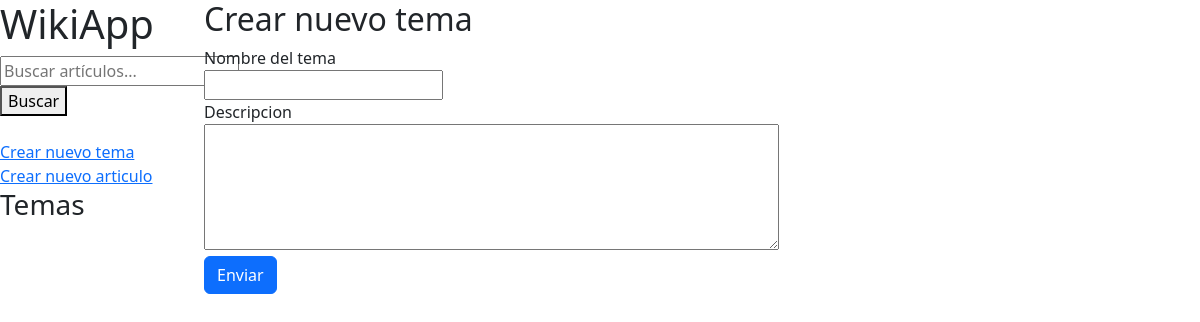
The page /vista_crear_nuevo_tema on the database as committed earlier.
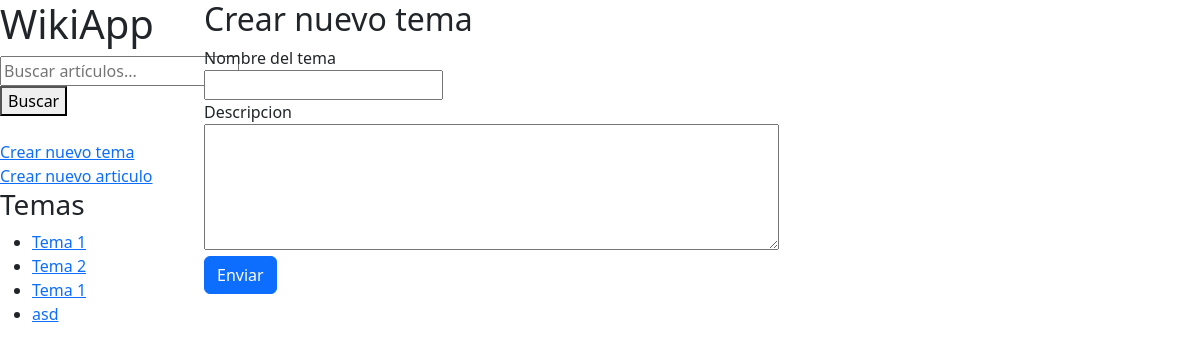
The same page on the database as committed later.
### wikiApp/models.py (models this page shows)
class temaWiki(models.Model):
    nombreTema = models.CharField(max_length=128, null=True, blank=True)
    descripcionTema = models.CharField(max_length=512, null=True, blank=True)

### wikiApp/views.py (the view, shortened to what this page needs)
# urls.py: path('vista_crear_nuevo_tema',views.vista_crear_nuevo_tema,name='vista_crear_nuevo_tema'),
def vista_crear_nuevo_tema(request):
    return render(request,'vista_crear_nuevo_tema.html', {
        'listaTemas':temaWiki.objects.all()
    })

### wikiApp/templates/vista_crear_nuevo_tema.html (shortened to what this page needs)
{% extends "layout.html" %}
{% block contenido %}
   <h2>Crear nuevo tema</h2>
   <form class="row" method="post" action="{% url 'wikiApp:vista_crear_nuevo_tema' %}">
        <div>
            <label>Nombre del tema</label>
            <br>
            <input type="text" name="nombreTema">
        </div>
        <div>
            <label>Descripcion</label>
            <br>
            <textarea rows="5" cols="60" name="descripcionTema"></textarea>
        </div>
        <div>
            <button type="submit" class="btn btn-primary">Enviar</button>
        </div>
   </form>
{% endblock %}

### wikiApp/templates/layout.html (shortened to what this page needs)
<!DOCTYPE html>
<html>
    <head>
        <link href="https://cdn.jsdelivr.net/npm/bootstrap@5.3.0/dist/css/bootstrap.min.css" rel="stylesheet">
    </head>
    <body>
        <div class="row">
            <div class="col-2">
                <h1>WikiApp</h1>
                <form method="get" action="{% url 'wikiApp:vista_de_busqueda' %}">
                    <input type="text" name="buscar" placeholder="Buscar artículos...">
                    <button type="submit">Buscar</button>
                </form>
                <br>
                <a href="{% url 'wikiApp:vista_crear_nuevo_tema' %}">Crear nuevo tema</a>
                <br>
                <a href="{% url 'wikiApp:vista_crear_nuevo_articulo' %}">Crear nuevo articulo</a>
                <br>
                <h3>Temas</h3>
                <ul>
                    {% for tema in listaTemas %}
                    <li><a href="{% url 'wikiApp:vista_articulo_por_tema' tema.id %}">{{ tema.nombreTema }} </a> </li>
                    {% endfor %}
                </ul>
            </div>
            <div class="col-10">
                {% block contenido %}
                {% endblock %}
            </div>
        </div>
    </body>
</html>

Rows that differ between the two databases and show on the page:
added temaWiki: nombreTema "Tema 1"
added temaWiki: nombreTema "Tema 2"
added temaWiki: nombreTema "Tema 1"
added temaWiki: nombreTema "asd"
